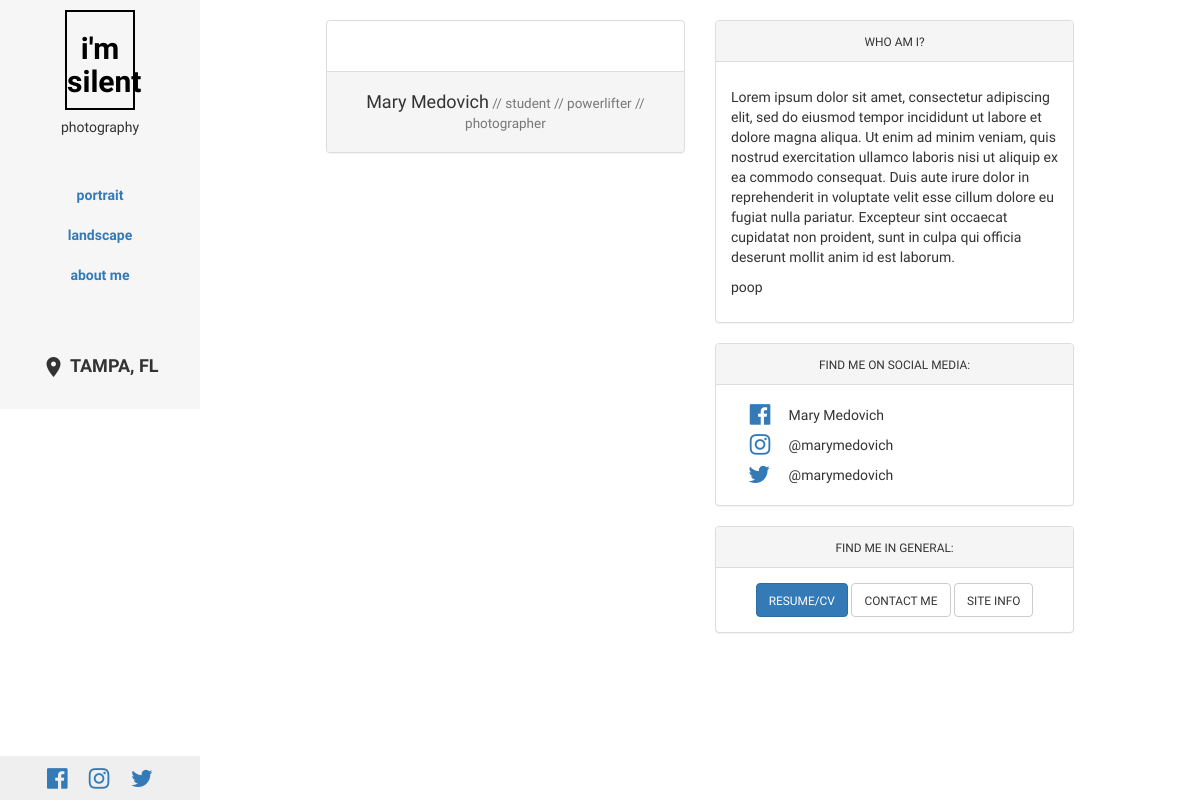
The page /about/2 on the database as committed earlier.
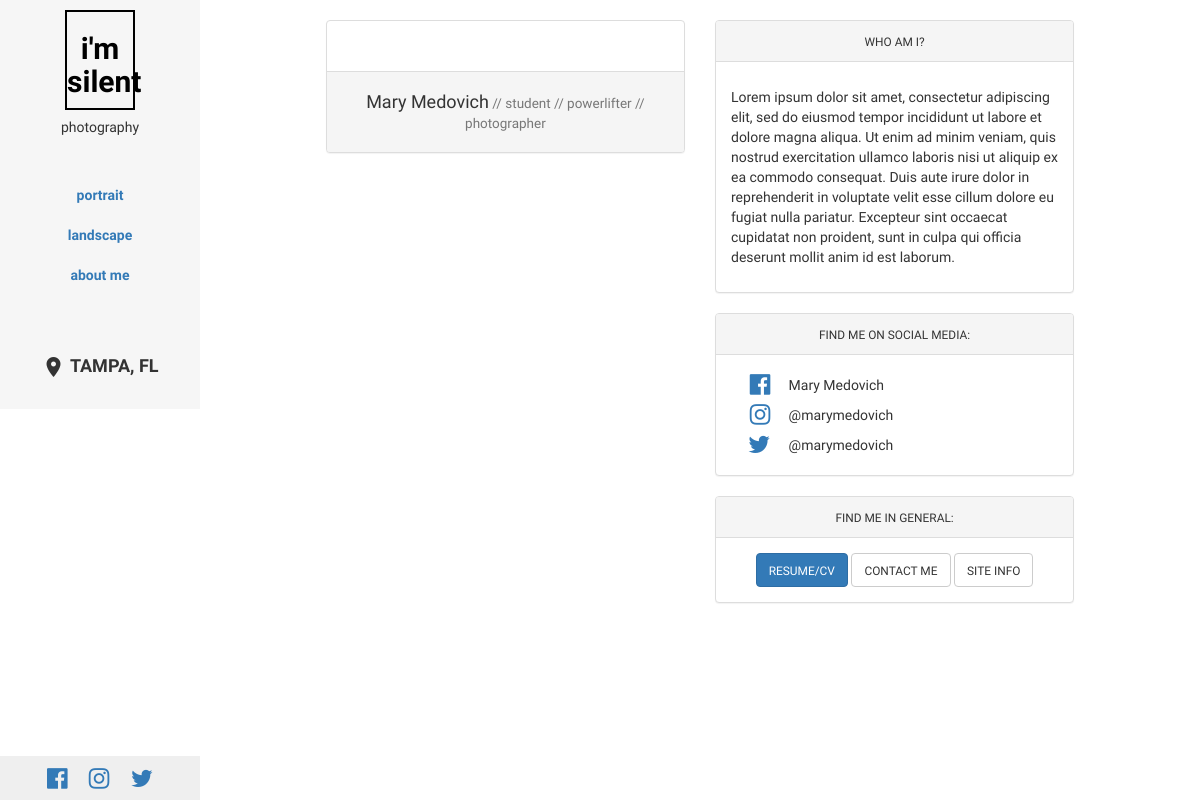
The same page on the database as committed later.
### test_app/models.py (models this page shows, shortened)
class UserProfile( models.Model ):
    ppic = models.ImageField( upload_to = 'ppic/', verbose_name = 'Profile picture' )
    city = models.CharField( max_length = 20 )
    state = models.CharField( max_length = 2 )
    fb = models.URLField( verbose_name = 'Facebook URL' )
    fb_handle = models.CharField( default = 'handle', max_length = 100, verbose_name = 'Facebook name' )
    ig = models.URLField( verbose_name = 'Instagram' )
    ig_handle = models.CharField( default = 'handle', max_length = 100, verbose_name = 'Instagram handle' )
    tw = models.URLField( verbose_name = 'Twitter' )
    tw_handle = models.CharField( default = 'handle', max_length = 100, verbose_name = 'Twitter handle' )
    desc = models.TextField( max_length = 3000, verbose_name = 'About me' )

### test_app/views.py (the view, shortened to what this page needs)
# urls.py: url( r'^about/(?P<pk>\d+)$', views.About.as_view(), name = 'about' ),
class About( UpdateView ):
    title = 'about'
    template_name = 'test_app/about/index.html'
    form_class = forms.UserProfileForm
    model = models.UserProfile
    success_url = settings.UPLOAD_SUCCESS_URL
    def get_context_data( self, **kwargs ):
        title = self.title
        data = super().get_context_data( **kwargs )
        data['title'] = title
        data['loggedin'] = self.request.user.is_authenticated
        return data

### test_app/context_processors.py (called while the page is built)
def uprofile_processor( request ):
    profile = models.UserProfile.objects.values()[0]
    return { 'profile': profile }

### templates/test_app/about/index.html (shortened to what this page needs)
<!DOCTYPE html>
{% extends "test_app/base_styled.html" %}
{% load staticfiles %}
{% block main_body %}
  <div class="container-fluid">
    <div class="col-xs-10 col-xs-offset-1">
      <br>
      <div class="col-md-6 col-xs-12">
        <div class="panel panel-default">
          <div class="panel-body">
          </div>
          <div class="panel-footer text-center">
            <h4>Mary Medovich<small> // student // powerlifter // photographer</small></h4>
          </div>
        </div>
      </div>
      <div class="col-md-6 col-xs-12">
        <div class="panel panel-default">
          <div class="panel-heading text-center">
            <small>WHO AM I?</small>
          </div>
          <div class="panel-body">
            <p>{{ profile.desc|linebreaks }}</p>
          </div>
        </div>
        <div class="panel panel-default">
          <div class="panel-heading text-center">
            <small>FIND ME ON SOCIAL MEDIA:</small>
          </div>
          <div class="panel-body">
            <div class="col-xs-12">
              <table class="table-condensed">
                <tr>
                  <td class="text-right">
                    <small><a href='{{ profile.fb }}'>
                      <i class="fa fa-facebook-official" style="font-size:24px"></i>
                    </a></small>
                  </td>
                  <td>
                    &emsp;{{ profile.fb_handle }}
                  </td>
                </tr>
                <tr>
                  <td class="text-right">
                    <small><a href='{{ profile.ig }}'>
                      <i class="fa fa-instagram" style="font-size:24px"></i>
                    </a></small>
                  </td>
                  <td>
                    &emsp;{{ profile.ig_handle }}
                  </td>
                </tr>
                <tr>
                  <td class="text-right">
                    <small><a href='{{ profile.tw }}'>
                      <i class="fa fa-twitter" style="font-size:24px"></i>
                    </a></small>
                  </td>
                  <td>
                    &emsp;{{ profile.tw_handle }}
                  </td>
                </tr>
              </table>
            </div>
          </div>
        </div>
        <div class="panel panel-default">
          <div class="panel-heading text-center">
            <small>FIND ME IN GENERAL:</small>
          </div>
          <div class="panel-body text-center">
            <button type="button" class="btn btn-primary">
              <small>RESUME/CV</small>
            </button>
            <a href="{% url 'test_app:email' %}">
              <button type="button" class="btn btn-default">
                <small>CONTACT ME</small>
              </button>
            </a>
            <button type="button" class="btn btn-default">
              <small>SITE INFO</small>
            </button>
          </div>
        </div>
      </div>
    </div>
  </div>
{% endblock %}

Rows that differ between the two databases and show on the page:
changed UserProfile "Mary Medovich": desc "…anim id est laborum. poop" → "…anim id est laborum."
